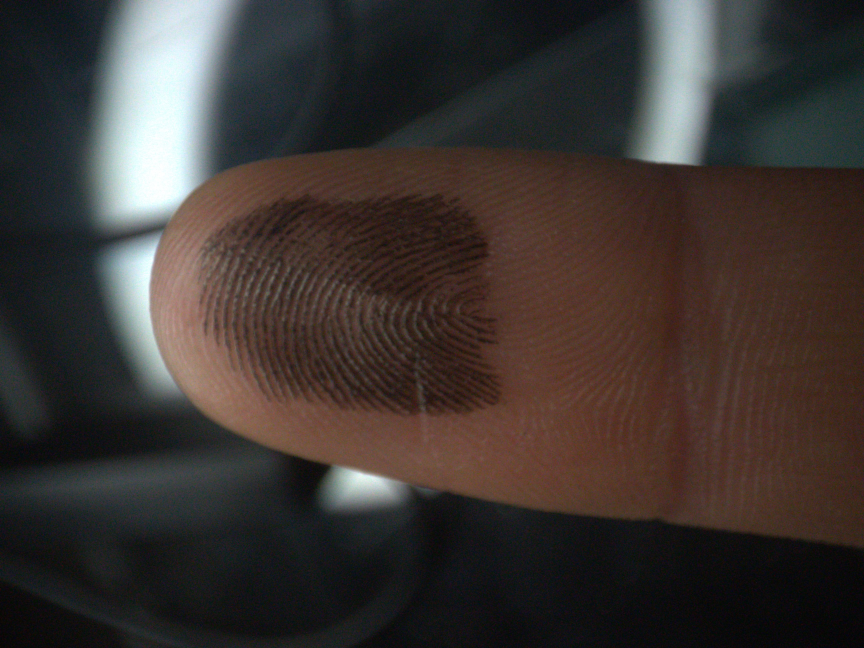
#> input picture finger.jpg, 2592 x 1944 px (shown at 1/3 size)
$ python -i utils.py   (imports and definitions only)
#> lines starting #> are read from the running program, lines starting #| are printed output that depends on the picture; after the words box and inside, x2 and y2 are one past the last pixel; in counts of white or black regions, pixels touching at a corner belong together
import cv2
import numpy as np
threshold1 = 40
threshold2 = 255
def find_center(image):
    # Apply a binary threshold to the image
    _, thresholded = cv2.threshold(image, threshold1, threshold2, cv2.THRESH_BINARY)
    cv2.imshow('Thresholded1', thresholded)
    # Find contours in the thresholded image
    contours, _ = cv2.findContours(thresholded, cv2.RETR_LIST, cv2.CHAIN_APPROX_SIMPLE)
    #copy the image
    image_copy = image.copy()
    #show the contours
    cv2.drawContours(image_copy, contours, -1, (127, 255, 0), 3)
    cv2.imshow('Contours1', image_copy)

    # Initialize max x and y coordinates
    max_x = max_y = 0
    print(len(contours))
    # Calculate the center of each contour and update max_x and max_y
    for contour in contours:
        M = cv2.moments(contour)
        if M["m00"] != 0:  # to avoid division by zero
            x = int(M["m10"] / M["m00"])
            y = int(M["m01"] / M["m00"])
            max_x = max(max_x, x)
            max_y = max(max_y, y)
    return (max_x, max_y)

# [77 lines left out: functions find_center_avg, unwrap_image, mouse_callback, create_rainbow_gradient, apply_gradient_to_edges, not called in this run]

>>> import cv2
>>> picture = cv2.imread('finger.jpg', cv2.IMREAD_GRAYSCALE)
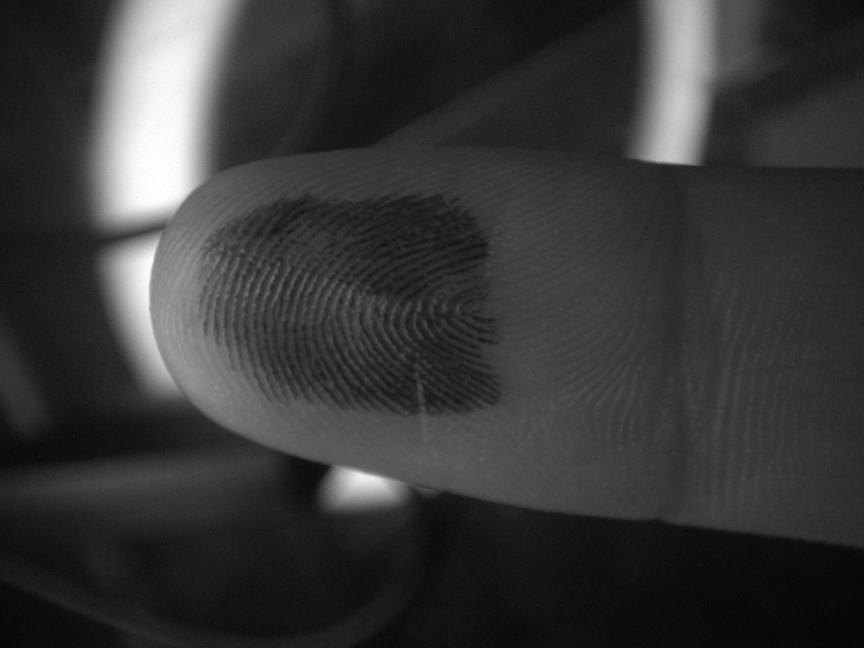
#> picture: shape (1944, 2592) (shown at 1/3 size); min 1, max 255, mean 55.2
>>> result = find_center(picture)
#> in find_center, `_, thresholded = cv2.threshold(image, threshold1, threshold2, cv2.THRE..`:
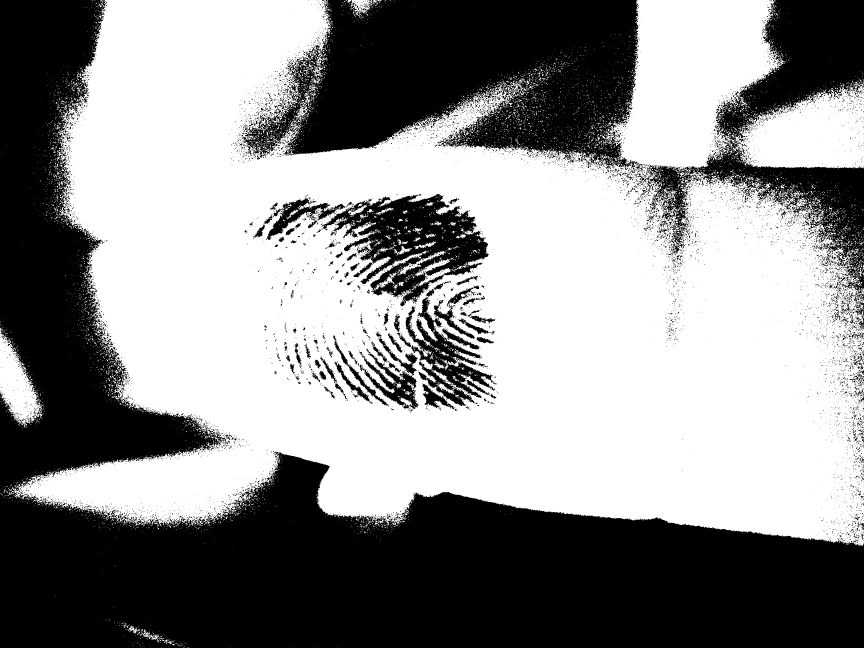
#> thresholded: shape (1944, 2592) (shown at 1/3 size); 55.8% white; 8657 black regions (8173 under 20 px)
#> in find_center, `contours, _ = cv2.findContours(thresholded, cv2.RETR_LIST, cv2.CHAIN_A..`: contours = 18863 contours, 17704 with area under 20; largest, box (x1, y1, x2, y2) and area: (36, 0, 2592, 1638) 2861009, (966, 581, 1468, 921) 89118, (2198, 243, 2592, 505) 70389, (1215, 890, 1490, 1219) 28004, (0, 983, 130, 1281) 18079
#> in find_center, `cv2.drawContours(image_copy, contours, -1, (127, 255, 0), 3)`:
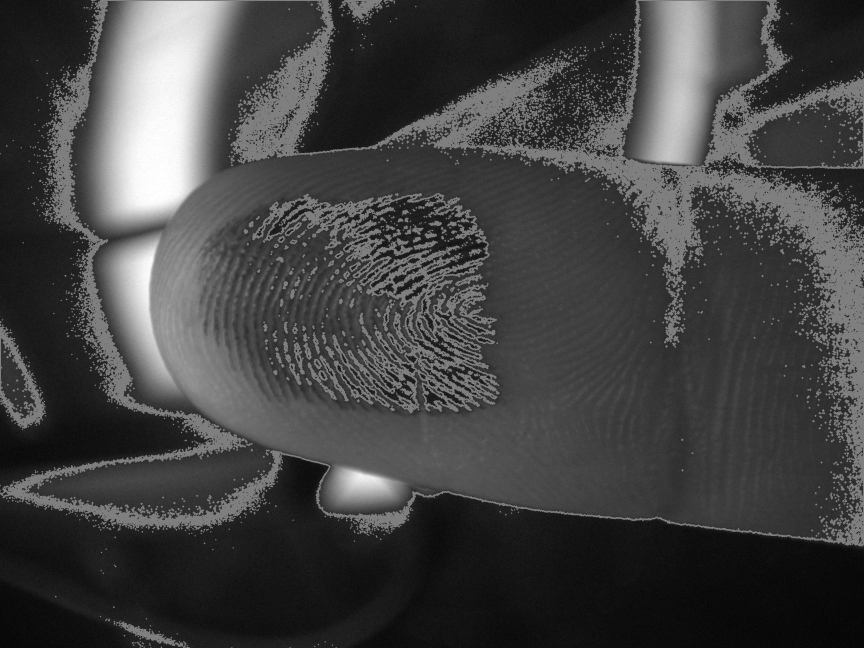
#> image_copy: shape (1944, 2592) (shown at 1/3 size); 13.81% of pixels changed, all inside (x1, y1, x2, y2) = (0, 0, 2592, 1944)
#| 18863
#> the loop in find_center, `for contour in contours:` made 18863 passes
#> (contour, x, y) on passes 17, 24, 28, 35, 44, 51, 52, 53: ([[547, 1936], [546, 1937], [545, 1937], [547, 1937]], 546, 1936), ([[535, 1934], [535, 1938], [535, 1936], [536, 1935]], 535, 1935), ([[546, 1931], [546, 1932], [547, 1932], [547, 1931]], 546, 1931), ([[527, 1929], [527, 1931], [529, 1929], [530, 1929]], 527, 1929), ([[481, 1926], [482, 1927], [482, 1926]], 481, 1926), ([[523, 1921], [523, 1923], [524, 1922]], 523, 1922), ([[504, 1921], [504, 1922], [505, 1922], [505, 1921]], 504, 1921), ([[495, 1920], [494, 1921], [495, 1921]], 494, 1920)
#> (x, y) on passes 13, 23, 27, 33, 49, 50: (551, 1940), (539, 1936), (520, 1933), (532, 1931), (513, 1925), (511, 1926)
#> result = (2590, 1940)
